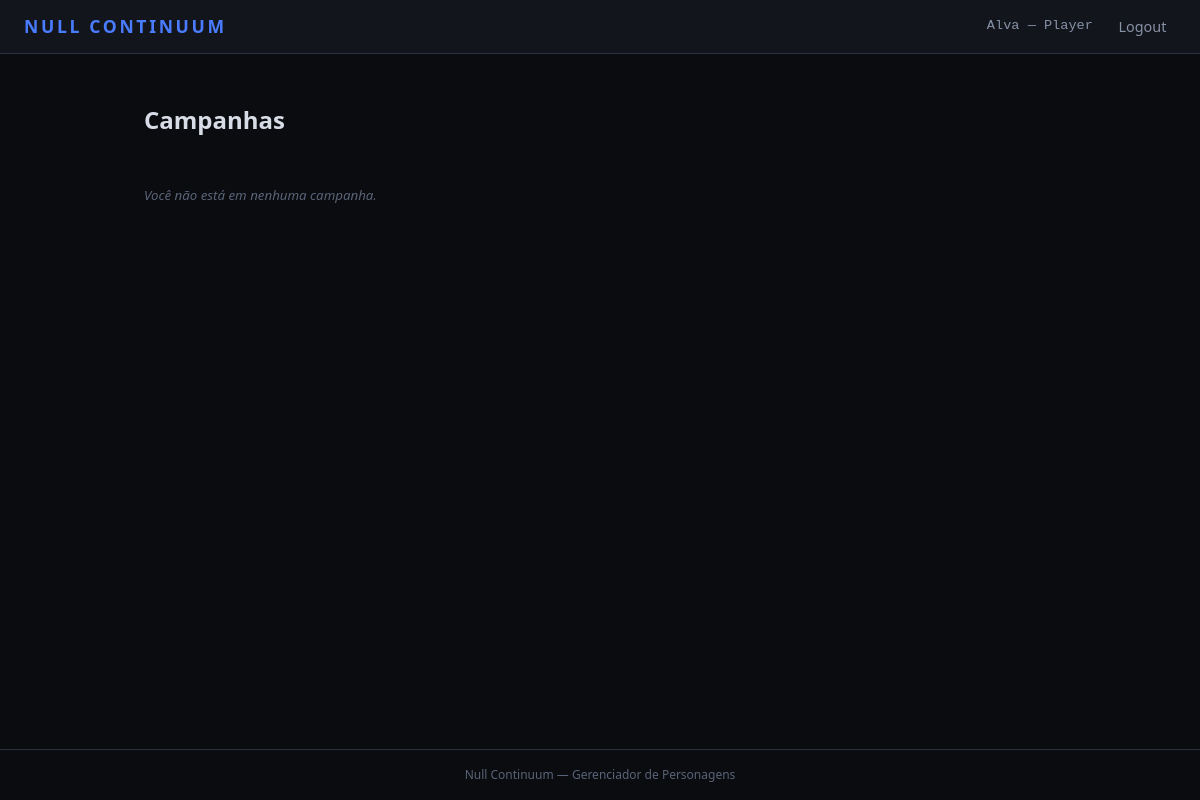
The page /campanhas/ (signed in) on the database as committed earlier.
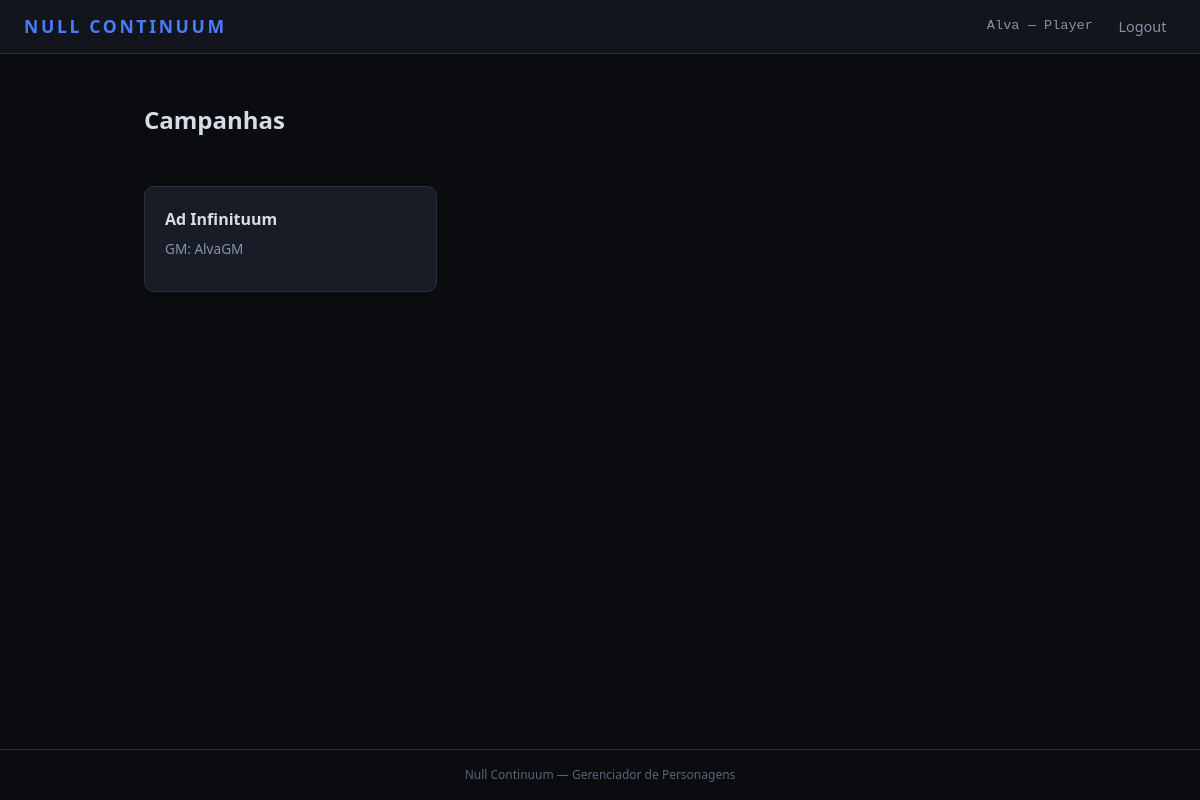
The same page on the database as committed later.
### HomeApp/models.py (models this page shows, shortened)
class Campaign(models.Model):
    name = models.CharField('Nome', max_length=120)
    gm = models.ForeignKey(
        settings.AUTH_USER_MODEL,
        on_delete=models.CASCADE,
        related_name='gm_campaigns',
        limit_choices_to={'role': 'GM'},
    )
    created_at = models.DateTimeField(auto_now_add=True)
    class Meta:
        ordering = ['name']
        verbose_name = 'Campanha'
        verbose_name_plural = 'Campanhas'

class User(AbstractUser):
    ROLE_CHOICES = [
        ('GM', 'Game Master'),
        ('PLAYER', 'Player'),
    ]
    role = models.CharField(max_length=6, choices=ROLE_CHOICES, default='PLAYER')
    def is_gm(self):
        return self.role == 'GM'

### HomeApp/views.py (the view)
# urls.py: path('campanhas/', views.campaign_list, name='campaign_list'),
@login_required
def campaign_list(request):
    if request.user.is_gm():
        campaigns = Campaign.objects.filter(gm=request.user)
    else:
        campaigns = Campaign.objects.filter(memberships__player=request.user)
    return render(request, 'HomeApp/campaign_list.html', {'campaigns': campaigns})

### templates/HomeApp/campaign_list.html (shortened to what this page needs)
{% extends 'base.html' %}
{% block content %}
<div class="dashboard">
    <div class="camp-list-header">
        <h1 class="page-title">Campanhas</h1>
    </div>
    {% if campaigns %}
    <div class="card-grid">
        {% for camp in campaigns %}
        <a href="{% url 'campaign_detail' pk=camp.pk %}" class="card card-link">
            <h3>{{ camp.name }}</h3>
            {% if user.is_gm %}
            <p>{{ camp.memberships.count }} jogador{{ camp.memberships.count|pluralize:"es" }} · {{ camp.submitted_characters.count }} personagem{{ camp.submitted_characters.count|pluralize:"ns" }}</p>
            {% else %}
            <p>GM: {{ camp.gm.username }}</p>
            {% endif %}
        </a>
        {% endfor %}
    </div>
    {% else %}
    <p class="inv-empty">
        {% if user.is_gm %}Nenhuma campanha criada ainda.{% else %}Você não está em nenhuma campanha.{% endif %}
    </p>
    {% endif %}
</div>
{% endblock %}

Rows that differ between the two databases and show on the page:
added Campaign: name "Ad Infinituum", gm.username "AlvaGM"
Other text that changed with them:
text no longer shown: "Você não está em nenhuma campanha."
